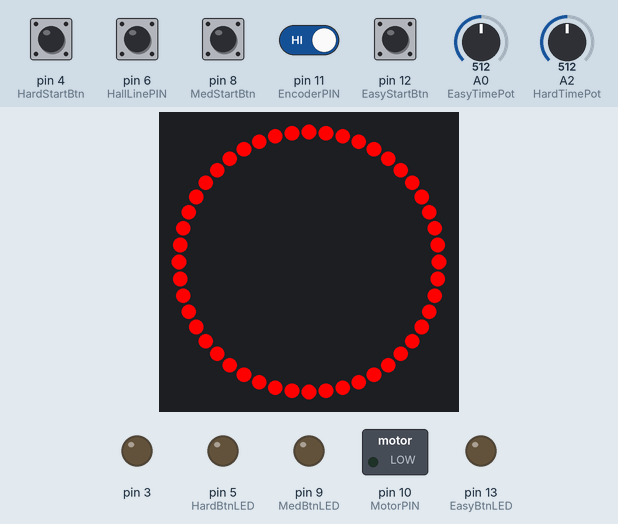
This sketch was run on a simulated Arduino Uno, built with avr-gcc and run on an emulated ATmega328P. Shown: 48 RGB LEDs in a ring, first at the top, clockwise, switched loads named in the sketch (green lamp = pin HIGH), output pins drawn as LEDs (lit = HIGH). The test bench sets the inputs (shaded band); at power-on: pin 6 (HallLinePIN), pin 11 (EncoderPIN) HIGH, pin 4 (HardStartBtn), pin 8 (MedStartBtn), pin 12 (EasyStartBtn) LOW, A0 (EasyTimePot) = 512, A2 (HardTimePot) = 512. Dim RGB values are drawn brighter than linear; the strip is taken to match the declared colour order.

Above: at 2.2 s.
2.3 s: pin 6 (HallLinePIN) driven LOW
At 7.25 s:
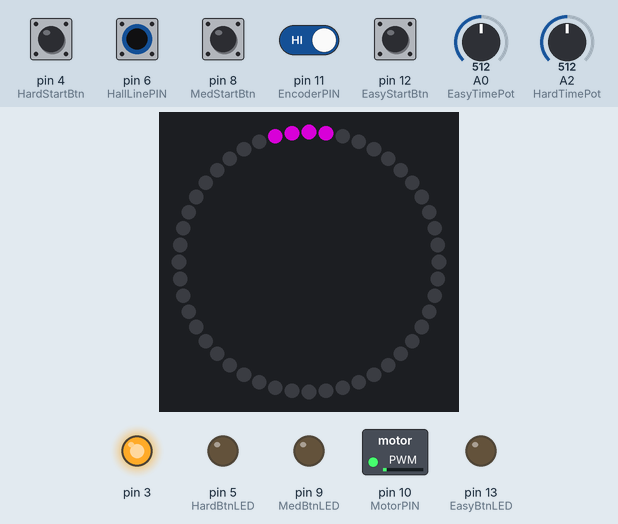
7.3 s: pin 6 (HallLinePIN) pulsed HIGH 2 times (0.12 s each, 0.3 s apart)
At 7.57 s:
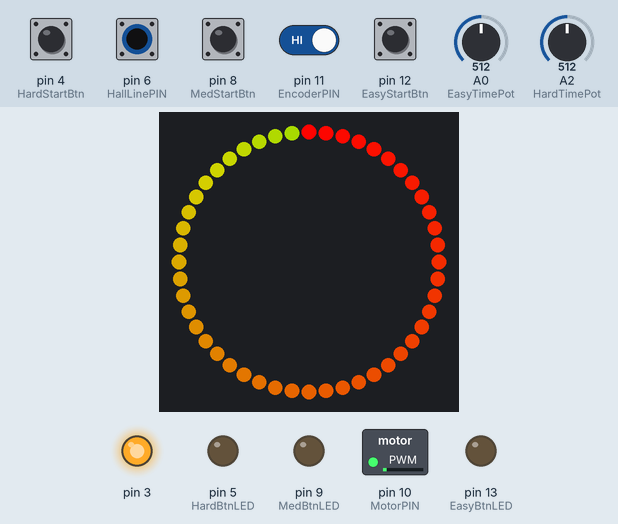
9.8 s: pin 6 (HallLinePIN) driven HIGH
At 11.49 s:
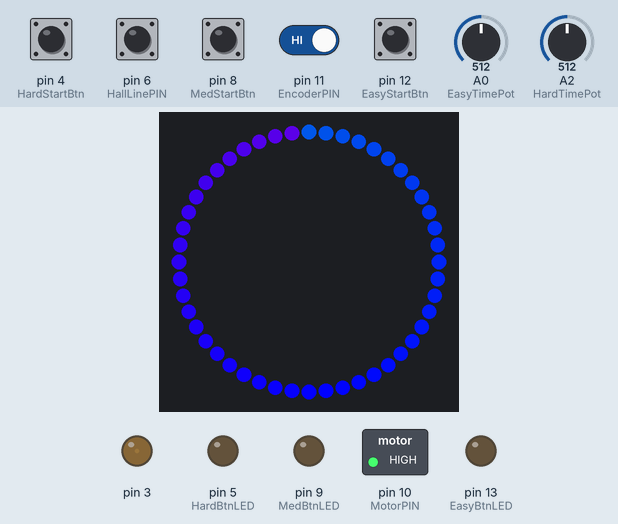
12.2 s: pin 6 (HallLinePIN) driven LOW
At 14.17 s:
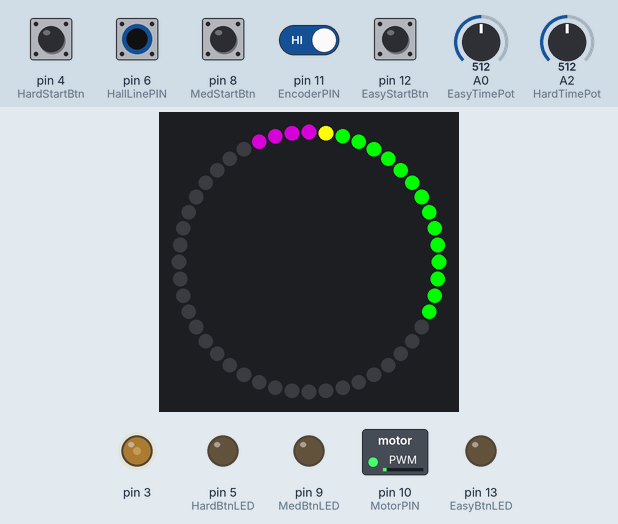
Timing chart, 0 to 54.6 s (numbered marks = the images above; inputs shaded):
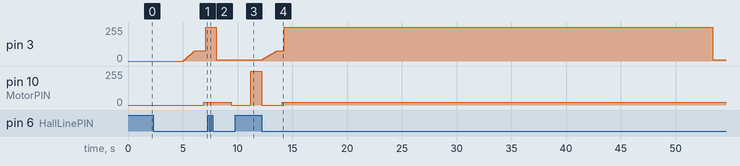

The sketch:

arduino.ino
```cpp
// Written by Joe Meyer, Fabricator III at the Science Museum of Minnesota in
// St. Paul For Gateway To Science, Bismark, ND Component: Solar Car 1004

#include <Adafruit_NeoPixel.h>
#include <Arduino.h>
#include <Wire.h>

#include "Ramp.h"

Ramp halogen(true, 3); // pwm via Mosfet of halogen lamp

const int HardStartBtn = 4;
const int HardBtnLED = 5;
const int HallLinePIN = 6; // hall sensor input on starting/finish line
const int LEDRingPIN = 7;  // neopixel pin
const int MedStartBtn = 8;
const int MedBtnLED = 9;
const int MotorPIN = 10;   // pwm signal on this pin drives motor speed
const int EncoderPIN = 11; // signal from encoder determines car position.
const int EasyStartBtn = 12;
const int EasyBtnLED = 13;
const int EasyTimePot = A0; // potentiometer used to set easy race time for win.
const int HardTimePot = A2; // potentiometer used to set had race time for win.

const int NUM_LEDS = 48;

// pwm value (0-255) of power for motor to assist during the race.
// a value of 30 caused the car to drive without any solar power.
int motorAssist = 22;

Adafruit_NeoPixel strip = Adafruit_NeoPixel(NUM_LEDS, LEDRingPIN, NEO_RGB + NEO_KHZ800);
int rainbow = 0;
long timeToRace = 20000; // in millisec, time you have to complete a lap.

bool isResetting = 1, isRacing = 0, hasWon = 0, ledState = 0, encoderLastRead = 0;
int currentSpeed = 0, targetSpeed, position = 70;
int paceCarFirstLED; // index number for neopixel strip to create 4 pixel pace car.
unsigned long startMillis = 0, previousTimingMillis, previousBlinkMillis,
              previousRampMillis, currentMillis = 0;
long timeElapsed = 0;
int hallLineState,
    hallLinePrevState; // variables for edge detection of the hall sensor

void setup()
{
  // neo pixels
  strip.begin();
  allLEDS(0, 0, 255); // all leds to blue, show life!
  delay(1000);

  pinMode(HallLinePIN, INPUT_PULLUP);
  pinMode(HardStartBtn, INPUT);
  pinMode(HardBtnLED, OUTPUT);
  pinMode(MedStartBtn, INPUT);
  pinMode(MedBtnLED, OUTPUT);
  pinMode(EasyStartBtn, INPUT);
  pinMode(EasyBtnLED, OUTPUT);
  pinMode(MotorPIN, OUTPUT);
  pinMode(EncoderPIN, INPUT);
  pinMode(EasyTimePot, INPUT);
  pinMode(HardTimePot, INPUT);
  startMillis = millis();

  hallLineState = digitalRead(HallLinePIN);
  analogWrite(MotorPIN, 0);
  allLEDS(0, 0, 0); // turn leds off
}

void loop()
{
  currentMillis = millis();
  timeElapsed = currentMillis - startMillis;
  halogen.update();

  // increments position from change in encoder beam break.
  int encoderRead = digitalRead(EncoderPIN);
  if (encoderLastRead != encoderRead)
  {
    position++;
    encoderLastRead = encoderRead;
  }

  // blink lights during reset according to win or lose.
  if (isResetting)
  {
    if (hasWon)
    { // create rainbow pattern.
      for (int i = 0; i < strip.numPixels(); i++)
      {
        strip.setPixelColor(i, Wheel((i + rainbow) & 255));
      }
      strip.show();
      rainbow++;
    }
    else
    { // lose lights, blinking red, ledState toggles off/on
      if (currentMillis - previousBlinkMillis >= 500)
      {
        previousBlinkMillis = currentMillis;
        if (ledState == 0)
        {
          allLEDS(255, 0, 0);
          ledState = 1;
        }
        else
        {
          allLEDS(0, 0, 0);
          ledState = 0;
        }
      }
    }
  }

  hallLinePrevState = hallLineState;
  // read new sensor data
  hallLineState = digitalRead(HallLinePIN);

  if ((position > 45) && (position < 56))
  {
    targetSpeed = 255 - (position - 45) * 20;
    if (currentSpeed > targetSpeed)
      currentSpeed = targetSpeed;
  }
  if (position > 55)
  {
    targetSpeed = 40;
    if (currentSpeed > targetSpeed)
      currentSpeed = targetSpeed;
  }
  if (position > 65)
  {
    targetSpeed = 50;
  }

  // edge detection
  if (hallLineState && !hallLinePrevState)
  { // passed sensor hallLine
    targetSpeed = 255;
    position = 0;
  }
  if (!hallLineState && hallLinePrevState)
  { // On sensor hallLine
    position = 0;
    currentSpeed = 0;
    targetSpeed = 0;
    if (isRacing == 1)
    {
      endRace(1);
    }
  }

  if (!hallLineState && !hallLinePrevState) // still on sensor hallLine
  {
    if (isResetting && timeElapsed > 4000)
    {
      isResetting = 0;
      analogWrite(MotorPIN, 0);
      currentSpeed = 0;
      allLEDS(0, 0, 0);
      strip.setPixelColor(45, 139, 0, 139); // set color purple to create virtual pace car
      strip.setPixelColor(46, 139, 0, 139); //
      strip.setPixelColor(47, 139, 0, 139); //
      strip.setPixelColor(0, 139, 0, 139);  //  Start line is at LED 0.
      strip.show();
    }
  }

  // 2 sec delay after Solar lamp is off, then kick in motor reset.
  if (isResetting == 1 && timeElapsed > 2000)
  {
    analogWrite(MotorPIN, currentSpeed);
    // every 5 ms check if speed should increase
    if (currentMillis - previousRampMillis >= 5)
    {
      previousRampMillis = currentMillis;
      if (currentSpeed < targetSpeed)
      { // increase speed by 1 if below target.
        currentSpeed = currentSpeed + 1;
      }
    }
  }

  // ready to race, waiting button press
  if (isResetting == 0 && isRacing == 0)
    waitToStart();

  if (isRacing == 1)
  {
    // change LED timing ring
    if ((currentMillis - previousTimingMillis) >= (timeToRace / strip.numPixels()))
    {
      previousTimingMillis = currentMillis;

      strip.setPixelColor(paceCarFirstLED, 139, 0, 139); // turn front LED on.
      int paceCarFirstLEDoff = paceCarFirstLED - 4;
      if (paceCarFirstLEDoff < 0)
      {
        paceCarFirstLEDoff = paceCarFirstLEDoff + 48;
      }
      strip.setPixelColor(paceCarFirstLEDoff, 0, 0, 0); // turn back LED off.
      strip.show();
      paceCarFirstLED++;
      if (paceCarFirstLED == 48)
        paceCarFirstLED = 0;
    }

    if (timeElapsed > timeToRace)
      endRace(0);
  }
}

void waitToStart() // wait for user to press start button.
{
  digitalWrite(EasyBtnLED, HIGH); // light Start button telling visitor they can play!
  digitalWrite(MedBtnLED, HIGH);  // light Start button telling visitor they can play!
  digitalWrite(HardBtnLED, HIGH); // light Start button telling visitor they can play!
  bool is_waiting = true;
  long easyTime = analogRead(EasyTimePot);
  easyTime = map(easyTime, 0, 1023, 30000, 90000); // convert to milliseconds for race time (10 sec thru 61.15 sec)
  long hardTime = analogRead(HardTimePot);
  hardTime = map(hardTime, 0, 1023, 5000, 30000); // convert to milliseconds for race time (10 sec thru 61.15 sec)
  unsigned long waitStartMillis;
  waitStartMillis = millis();
  bool lightOut = false;

  while (is_waiting)
  {
    currentMillis = millis();
    if ((currentMillis - waitStartMillis) > 30000 && !lightOut)
    {
      halogen.setPercent(0);
      lightOut = true;
    }

    if (digitalRead(EasyStartBtn) == LOW)
    {
      timeToRace = easyTime;
      is_waiting = false;
    }
    if (digitalRead(HardStartBtn) == LOW)
    {
      timeToRace = hardTime;
      is_waiting = false;
    }
    if (digitalRead(MedStartBtn) == LOW)
    {
      timeToRace = (easyTime + hardTime) / 2;
      is_waiting = false;
    }
  }

  isRacing = 1;
  paceCarFirstLED = 0;
  isResetting = 0;
  timeElapsed = 0;
  currentSpeed = 0;
  halogen.rampTo(30, 1000); // warm lamp up.
  digitalWrite(EasyBtnLED, LOW);
  digitalWrite(MedBtnLED, LOW);
  digitalWrite(HardBtnLED, LOW);
  colorWipe(40, 255, 0, 0);   // red
  colorWipe(40, 255, 255, 0); // yellow
  colorWipe(40, 0, 255, 0);   // green
  for (int i = 1; i < 44; i++)
  {
    strip.setPixelColor(i, 0, 0, 0); // turn off starting light LEDS
  }
  strip.show();
  // turn the lamp full on.
  halogen.rampTo(100, 100);
  analogWrite(MotorPIN, motorAssist); // Motor assist because halogen doesn't supply quite enough power.
  // record start time, initialize perviousTimingMillis for new race.
  previousTimingMillis = startMillis = millis();
}

void endRace(int hw)
{
  hasWon = hw;
  rainbow = 0;
  halogen.rampTo(4, 500); // fade lamp off quick.
  isRacing = 0;
  isResetting = 1;
  ledState = 0;
  startMillis = millis();
}

void colorWipe(int wait, int R, int G, int B)
{
  for (uint16_t i = 0; i < 15; i++)
  {
    strip.setPixelColor(15 - i, R, G, B); // color wipe
    delay(wait);
    halogen.update();
    strip.show();
  }
}

// turn all LEDs to a color (or off)
void allLEDS(int R, int G, int B)
{
  for (uint16_t i = 0; i < strip.numPixels(); i++)
  {
    strip.setPixelColor(i, R, G, B);
  }
  strip.show();
}

// Input a value 0 to 255 to get a color value.
// The colours are a transition r - g - b - back to r.
uint32_t Wheel(byte WheelPos)
{
  WheelPos = 255 - WheelPos;
  if (WheelPos < 85)
  {
    return strip.Color(255 - WheelPos * 3, 0, WheelPos * 3, 0);
  }
  if (WheelPos < 170)
  {
    WheelPos -= 85;
    return strip.Color(0, WheelPos * 3, 255 - WheelPos * 3, 0);
  }
  WheelPos -= 170;
  return strip.Color(WheelPos * 3, 255 - WheelPos * 3, 0, 0);
}
```

Ramp.h
```cpp
// Provides ramping control of a PWM pin
#ifndef Ramp_h
#define Ramp_h

#include "Arduino.h"

class Ramp
{
private:
  int targetDutyCycle; // 0 thru 255
  int currentDutyCycle;
  bool isActiveHigh;
  int pwmPin;
  int interval;
  int changePerInterval;
  unsigned long currentMillis, millisLastChange;
  int percentToPWM(int);

public:
  bool isRamping = false;
  Ramp(bool, int);        // isActiveHigh, pin
  void setPercent(int);   //immediately set to percent 0-100
  int getPercent();       //returns the percent it's currently at
  void rampTo(int, long); //percent and how many millis to get there.
  void update();          //place in loop
};

Ramp::Ramp(bool _isActiveHigh = true, int _pin = 3)
{
  isActiveHigh = _isActiveHigh;
  pwmPin = _pin;
  pinMode(pwmPin, OUTPUT);
  analogWrite(pwmPin, percentToPWM(0));
  currentDutyCycle = targetDutyCycle = percentToPWM(0);
}

void Ramp::setPercent(int percent) // convenience function to instantly set the percentage
{
  this->rampTo(percent, 0);
}

int Ramp::getPercent()
{
  int percent;
  percent = map(currentDutyCycle, 0, 255, 0, 100);
  if (!isActiveHigh)
    percent = 100 - percent;
  return percent;
}

void Ramp::rampTo(int percent, long time)
{
  targetDutyCycle = percentToPWM(percent);

  if (currentDutyCycle == targetDutyCycle)
  {
    isRamping = false;
    return;
  }

  if (time == 0)
  {
    currentDutyCycle = targetDutyCycle;
    analogWrite(pwmPin, currentDutyCycle);
    isRamping = false;
    return;
  }

  int delta = abs(targetDutyCycle - currentDutyCycle);
  isRamping = true;
  millisLastChange = millis();

  if (delta > time)
  {
    interval = 1;
    changePerInterval = delta / time;
  }
  else if (delta < time)
  {
    changePerInterval = 1;
    interval = time / delta;
  }

  // if delta was negative
  if ((targetDutyCycle - currentDutyCycle) < 0)
    changePerInterval = -changePerInterval;
}

void Ramp::update()
{
  if (!isRamping)
    return;
  else
  {
    currentMillis = millis();

    if ((currentMillis - millisLastChange) >= interval)
    {
      int numIntervals = (currentMillis - millisLastChange) / interval;
      currentDutyCycle += (changePerInterval * numIntervals);

      //prevent overshooting.
      if (changePerInterval > 0)
        currentDutyCycle = constrain(currentDutyCycle, 0, targetDutyCycle);
      else if (changePerInterval < 0)
        currentDutyCycle = constrain(currentDutyCycle, targetDutyCycle, 255);
      analogWrite(pwmPin, currentDutyCycle);
      if (targetDutyCycle == currentDutyCycle)
        isRamping = false;
      millisLastChange = currentMillis;
    }
  }
}

int Ramp::percentToPWM(int percent)
{
  percent = constrain(percent, 0, 100);
  int dutyCycle;
  if (isActiveHigh)
    dutyCycle = map(percent, 0, 100, 0, 255);
  else
    dutyCycle = map(percent, 100, 0, 0, 255);
  return dutyCycle;
}

#endif
```

Measured:
- after the input at 2.3 s, pin 3: moves from 0/255 to 255/255 over 2.0 s, starting after 2.7 s; pin 10 (MotorPIN): 0/255 → 22/255 after 4.6 s
- after the input at 7.3 s, pin 3: 255/255 → 10/255 after 0.77 s; pin 10 (MotorPIN): 22/255 → 0/255 after 2.1 s; the LEDs: change after 0.13 s (image 2)
- after the input at 9.8 s, pin 3: stays 10/255 (without the input it goes to 12/255 after 1.7 s); pin 10 (MotorPIN): 0/255 → 255/255 after 1.4 s
- after the input at 12.2 s, pin 3: rises from 10/255 to 255/255 in 2.0 s, then falls to 10/255 in 39.1 s; pin 10 (MotorPIN): 255/255 → 0/255 at once, → 22/255 1.9 s later; the LEDs: first change at once (image 4 shows a later state)
